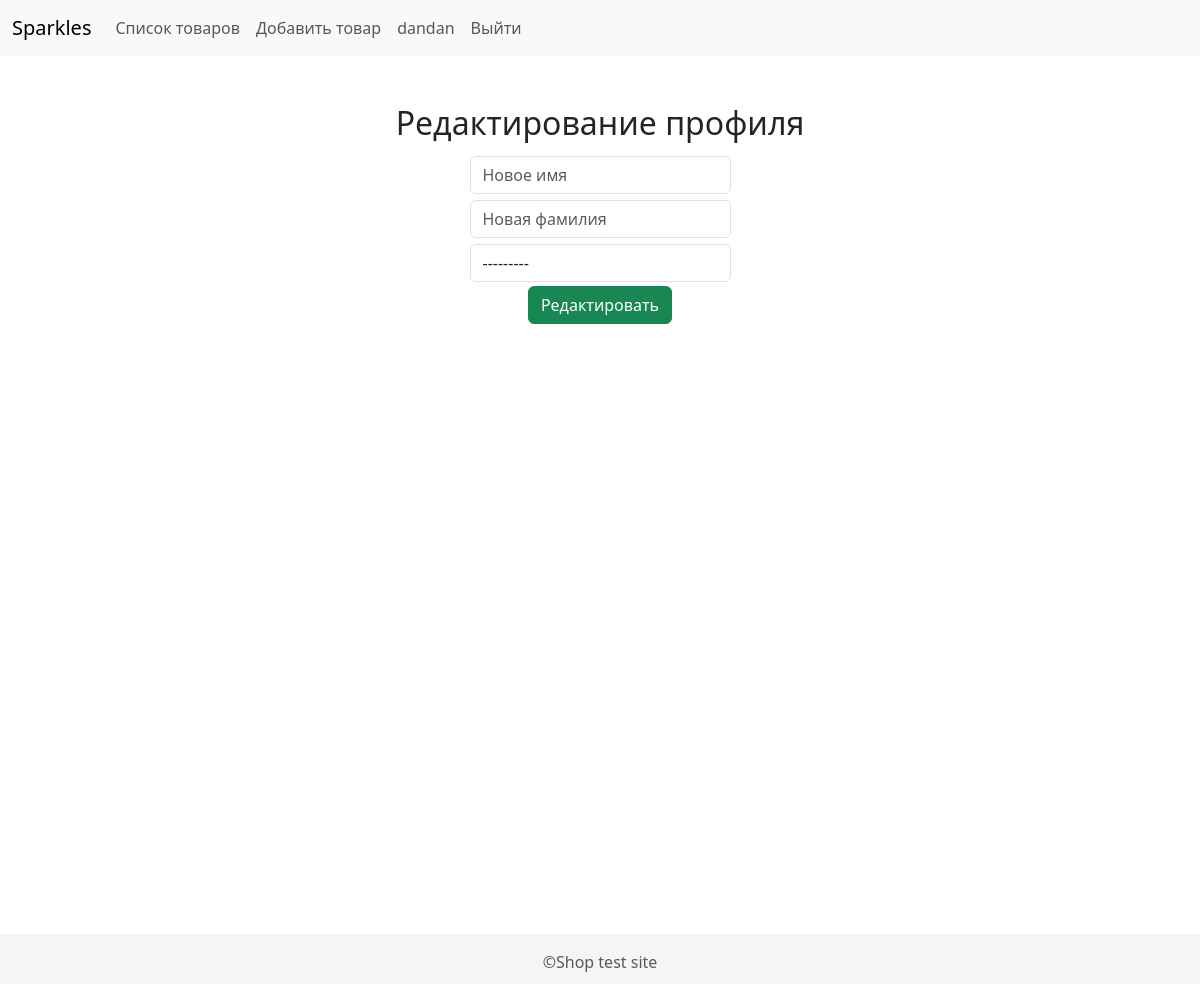
The page /users/update/admin (signed in) on the database as committed earlier.
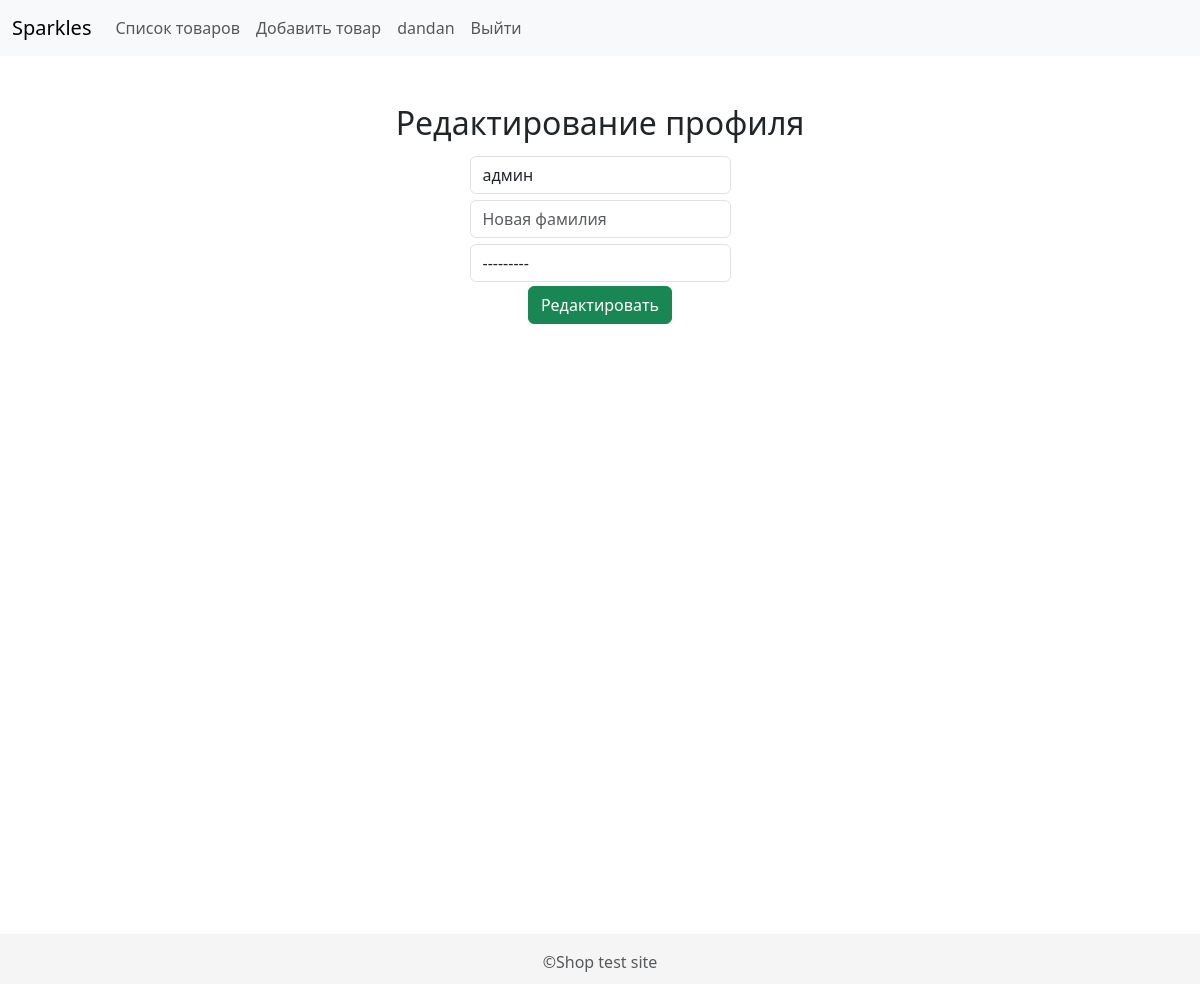
The same page on the database as committed later.
### users/models.py (models this page shows, shortened)
class User(AbstractUser):
    country = models.CharField(blank=True, max_length=100, verbose_name='Страна',  choices=COUNTRY_CHOICES)
    class Meta:
        verbose_name = 'Пользователь'
        verbose_name_plural = 'Пользователи'
    def __str__(self):
        return self.username

### users/views.py (the view, shortened to what this page needs)
# urls.py: path('update/<slug:username>', ProfileUpdateView.as_view(), name='update'),
class ProfileUpdateView(UpdateView):
    model = User
    template_name = 'users/update.html'
    form_class = forms.CustomUpdateForm
    slug_field = 'username'
    slug_url_kwarg = 'username'

### users/forms.py
class CustomUpdateForm(forms.ModelForm, CustomBaseForm):
    class Meta:
        model = User
        fields = ['first_name', 'last_name', 'country']
        labels = {
            'first_name': 'Новое имя',
            'last_name': 'Новая фамилия',
            'country': 'Новая страна',
        }

### users/templates/users/update.html (shortened to what this page needs)
{% extends 'base.html' %}
{% block content %}
<div class="row">
    <h2 align="center">Редактирование профиля</h2>
    <div class="col-md-3 mx-auto text-center">
        <form method="post">
            {% for field in form %}
                {{ field }}
            {% endfor %}
            <button type="submit" class="btn btn-success">Редактировать</button>
        </form>
    </div>
</div>
{% endblock %}

Rows that differ between the two databases and show on the page:
changed User: first_name (not shown) → "админ"
